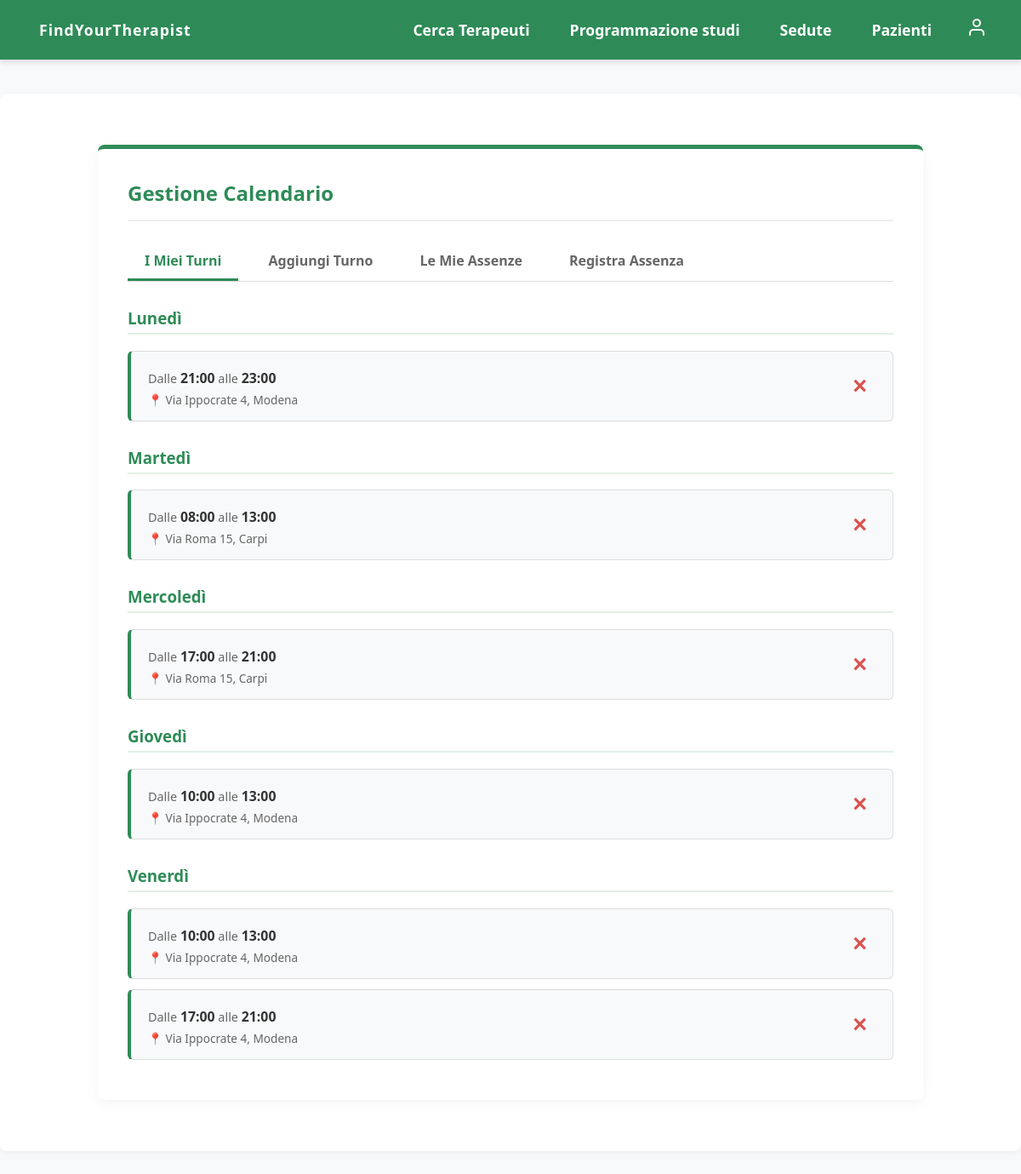
The page /prenotazioni/visualizza-disponibilita/ (signed in) on the database its author committed.
### prenotazioni/models.py (models this page shows, shortened)
class Disponibilita(models.Model):
    GIORNI_SETTIMANA = [
        (0, 'Lunedì'), (1, 'Martedì'), (2, 'Mercoledì'),
        (3, 'Giovedì'), (4, 'Venerdì'), (5, 'Sabato'), (6, 'Domenica'),
    ]
    terapeuta = models.ForeignKey('utenti.Terapeuta', on_delete=models.CASCADE, related_name='disponibilita')
    studio = models.ForeignKey('utenti.Studio', on_delete=models.CASCADE, related_name='disponibilita', default=None)
    giorno = models.IntegerField(choices=GIORNI_SETTIMANA)
    ora_inizio = models.TimeField()
    ora_fine = models.TimeField()
    class Meta:
        verbose_name = "Disponibilità"
        verbose_name_plural = "Disponibilità"
        ordering = ['giorno', 'ora_inizio']
        constraints = [
            models.UniqueConstraint(fields=['terapeuta', 'studio', 'giorno', 'ora_inizio', 'ora_fine'], name='unica_disponibilita')
        ]

### utenti/models.py (models this page shows, shortened)
class Studio(models.Model):
    indirizzo = models.CharField(max_length=200)
    citta = models.CharField(max_length=100)
    class Meta:
        verbose_name = "Studio"
        verbose_name_plural = "Studi"
        ordering = ['id']

### prenotazioni/views.py (the view)
# urls.py: path('visualizza-disponibilita/', VisualizzaDisponibilitaView.as_view(), name='visualizza_disponibilita'),
class VisualizzaDisponibilitaView(LoginRequiredMixin, View):
    def get(self, request):
        if not hasattr(request.user, 'terapeuta'):
            messages.error(request, "Accesso negato: non possiedi un profilo terapeuta.")
            return redirect('home')
        disponibilita = Disponibilita.objects.filter(terapeuta=request.user.terapeuta).order_by('giorno', 'ora_inizio')
        return render(request, 'prenotazioni/visualizza_disponibilita.html', {'disponibilita': disponibilita})

### templates/prenotazioni/visualizza_disponibilita.html (shortened to what this page needs)
{% extends 'base.html' %}
{% load static %}
{% block extra_css %}
    <link rel="stylesheet" href="{% static 'css/prenotazioni.css' %}?v=1">
{% endblock %}
{% block contenuto %}
<div class="prenotazioni-container">
    <div class="header-sezione">
        <h2>Gestione Calendario</h2>
    </div>
    <div class="tabs-menu">
        <a href="{% url 'prenotazioni:visualizza_disponibilita' %}" class="tab-link attivo">I Miei Turni</a>
        <a href="{% url 'prenotazioni:disponibilita' %}" class="tab-link">Aggiungi Turno</a>
        <a href="{% url 'prenotazioni:visualizza_assenze' %}" class="tab-link">Le Mie Assenze</a>
        <a href="{% url 'prenotazioni:assenza' %}" class="tab-link">Registra Assenza</a>
    </div>
    {% if disponibilita %}
        {% regroup disponibilita by get_giorno_display as turni_per_giorno %}
        {% for gruppo in turni_per_giorno %}
            <h3 style="color: #2e8b57; border-bottom: 2px solid #e2f0e6; padding-bottom: 5px; margin-top: 30px;">
                {{ gruppo.grouper }}
            </h3>
            {% for disp in gruppo.list %}
                <div class="card-lista" style="margin-bottom: 12px; border-left: 4px solid #2e8b57;">
                    <div class="card-dettagli">
                        <span>Dalle <strong>{{ disp.ora_inizio|time:"H:i" }}</strong> alle <strong>{{ disp.ora_fine|time:"H:i" }}</strong></span>
                        <span style="font-size: 0.85em; color: #666; display: block; margin-top: 5px;">📍 {{ disp.studio.indirizzo }}, {{ disp.studio.citta }}</span>
                    </div>
                    <form method="POST" action="{% url 'prenotazioni:elimina_disponibilita' disp.pk %}" onsubmit="return confirm('Sei sicuro di voler eliminare questo turno?');">
                        <button type="submit" style="background: none; border: none; color: #d9534f; font-size: 1.8em; cursor: pointer; font-weight: bold; padding: 0 10px;" title="Elimina turno">
                            &times;
                        </button>
                    </form>
                </div>
            {% endfor %}
        {% endfor %}
    {% else %}
        <p style="text-align: center; color: #666; padding: 20px;">Non hai ancora configurato i tuoi orari lavorativi.</p>
    {% endif %}
</div>
{% endblock %}

### static/css/style.css (style rules this page uses)
body { margin: 0; padding: 0; font-family: 'Segoe UI', Tahoma, Geneva, Verdana, sans-serif; background-color: #f8f9fa; color: #333; }

### static/css/prenotazioni.css (style rules this page uses)
.prenotazioni-container { max-width: 900px; margin: 40px auto; background: white; padding: 35px; border-radius: 8px; box-shadow: 0 4px 15px rgba(0,0,0,0.05); border-top: 5px solid #2e8b57; }
.header-sezione { display: flex; justify-content: space-between; align-items: center; border-bottom: 2px solid #eee; padding-bottom: 15px; margin-bottom: 25px; }
.header-sezione h2 { color: #2e8b57; margin: 0; }
.tabs-menu { display: flex; gap: 15px; margin-bottom: 25px; border-bottom: 1px solid #ddd; }
.tab-link { padding: 10px 20px; text-decoration: none; color: #666; font-weight: bold; border-bottom: 3px solid transparent; transition: all 0.3s; }
.tab-link.attivo { color: #2e8b57; border-bottom-color: #2e8b57; }
.card-lista { background-color: #f8f9fa; border: 1px solid #ddd; border-radius: 6px; padding: 15px 20px; margin-bottom: 15px; display: flex; justify-content: space-between; align-items: center; }
.card-dettagli strong { color: #333; font-size: 1.1em; }
.card-dettagli span { display: block; color: #666; margin-top: 5px; font-size: 0.9em; }

### rows shown on the page
Disponibilita: ora_inizio "21:00", ora_fine "23:00", studio.indirizzo "Via Ippocrate 4", studio.citta "Modena"
Disponibilita: ora_inizio "08:00", ora_fine "13:00", studio.indirizzo "Via Roma 15", studio.citta "Carpi"
Disponibilita: ora_inizio "17:00", ora_fine "21:00", studio.indirizzo "Via Roma 15", studio.citta "Carpi"
Disponibilita: ora_inizio "10:00", ora_fine "13:00", studio.indirizzo "Via Ippocrate 4", studio.citta "Modena"
Disponibilita: ora_inizio "10:00", ora_fine "13:00", studio.indirizzo "Via Ippocrate 4", studio.citta "Modena"
Disponibilita: ora_inizio "17:00", ora_fine "21:00", studio.indirizzo "Via Ippocrate 4", studio.citta "Modena"

### other values the page prints
{{ gruppo.grouper }} "Lunedì" "Martedì" "Mercoledì" "Giovedì" "Venerdì"
